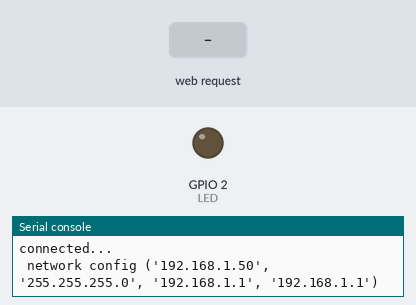
A program run on a simulated ESP32 board running MicroPython. On the bench: output pins drawn as LEDs (lit = HIGH), the last lines printed to the serial console. The test bench sets the inputs (shaded band). WiFi joins after 1.5 s.

Above: at 3.7 s.
3.8 s: HTTP request GET /?LED=ON received
At 4.3 s:
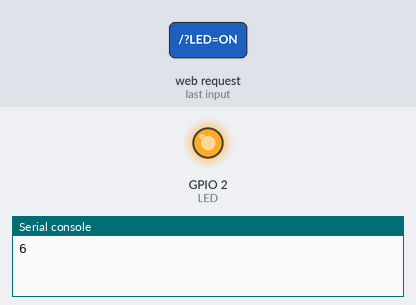
5.3 s: HTTP request GET /?LED=OFF received
At 6.7 s:
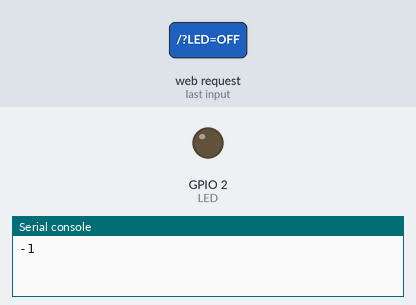
Timing chart, 0 to 8.3 s (numbered marks = the images above; inputs shaded):
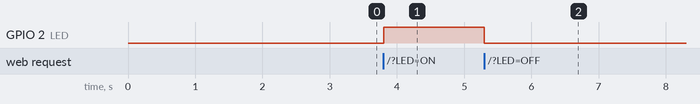

The program:

control_esp32_via_a_webpage.py
```python
import machine
import usocket as socket
import time
import network

timeout = 0 #WiFi connection Timeout variable
wifi=network.WLAN(network.STA_IF)
wifi.active(False)
time.sleep(0.5)
wifi.active(True)

wifi.connect("TANYOG","bulbul12") #ssid,password

if not wifi.isconnected():
    print("connecting...")
    while (not wifi.isconnected() and timeout<5):
        print(5-timeout)
        timeout=timeout+1
        time.sleep(1)

if wifi.isconnected():
    print('connected...')
    print(" network config",wifi.ifconfig())

#HTML Document
html='''<!DOCTYPE html>
<html>
<center><h2>ESP32 Webserver </h2></center>
<form>
<center>
<h3>LED</h3>
<button name="LED" value='ON' type='submit'> ON </button>
<button name="LED" value='OFF' type='submit'> OFF </button>
</center>
'''

#output pin declaration
LED =machine.Pin(2,machine.Pin.OUT)
LED.value(0)

#Initialising socket
s= socket.socket(socket.AF_INET,socket.SOCK_STREAM) #AF_INET-Internet socket ,SOCK_STREAM-tcp protocol

Host=''#empty means it will allow all IP addresses to connect
Port = 80#HTTP port
s.bind((Host,Port))
#addr=socket.getaddrinfo('0.0.0.0',80)[0][-1]
#s.bind(addr)

s.listen(5) # It will handle maximum 5 clients at a time
n=0
#main loop
while True:
    connection_socket,address =s.accept()# storing Conn_socket and address of new client connected "
    print("got a connection from" ,address)
    n=n+1
    print(n)
    request =connection_socket.recv(1024)#storing response coming from client
    print("content",request)#printing response
    request=str(request)#converting bytes to string
    #print(request)
    #comparing & finding position of word in string
    LED_ON=request.find('/?LED=ON')
    print(LED_ON)
    LED_OFF=request.find('/?LED=OFF')

    if (LED_ON==6):
        LED.value(1)
    if (LED_OFF==6):
        LED.value(0)

    # sending HTML document in response everytime to all connected clients
    response=html
    connection_socket.send(response)

    #Closing the socket
    connection_socket.close()
```

Measured:
- after the input at 3.8 s, GPIO 2 (LED): LOW → HIGH at once
- after the input at 5.3 s, GPIO 2 (LED): HIGH → LOW at once
